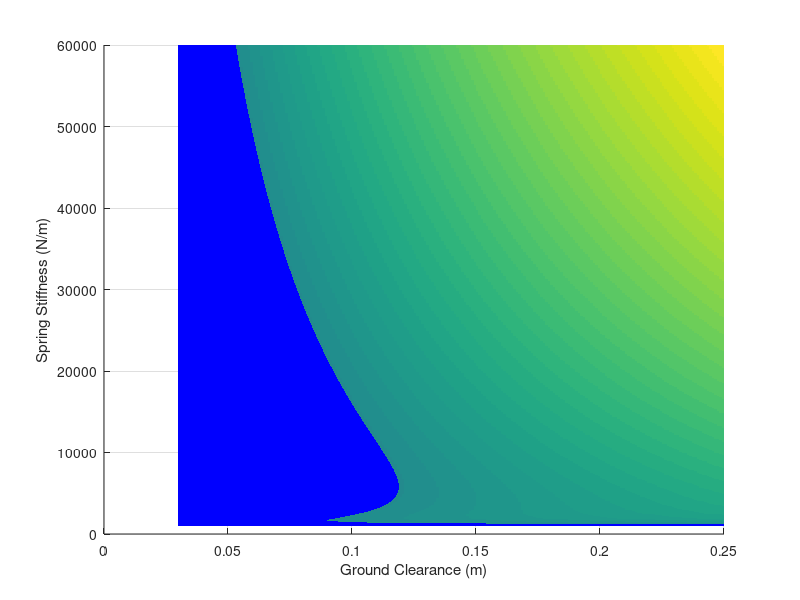

The MATLAB script that drew this image: (Note: this script raises an error after producing the figure.)
%% Compute relationship between virtual spring constant, system energy, and max motor torques

% system params
max_allowed_torque = 650;
m = 60;
%m_counter = 24.05;
g_real = 9.803;
g = g_real;%(m-m_counter)/m*g_real;
d = 0.1;
l0_leg = 0.927; % leg length for computing l0_virtual
phi0 = 130*pi/180;
l0_virtual = 1.01;%sqrt(d^2+l0_leg^2-2*d*l0_leg*cos(phi0));

% search space
k_virtual = 1000:100:60000;
delta_y = 0.03:0.001:0.25;
motor_torque = zeros(length(k_virtual),length(delta_y));
spring_deflection = zeros(length(k_virtual),length(delta_y));
% compute max motor torques
for i=1:length(delta_y)
    % Spring at max compression when all of potential is elastic energy
    a = 0.5.*k_virtual;
    b = -m*g;
    c = -m*g*delta_y(i);
    delta_l_virtual = (-b + sqrt(b^2 - 4.*a*c))./(2*a);
    spring_deflection(:,i) = delta_l_virtual;
    F_l = k_virtual .* delta_l_virtual; 

    % compute leg geometry
    l_leg = (l0_virtual - d) - delta_l_virtual; % assume torso is level, leg at 180 degrees
    splay = 2*acos(l_leg);
    w = sin(splay/2);
    motor_torque(:,i) = (F_l .* w)/2;
end

% plot relationship
figure(100)
clf;
hold on;
surf(delta_y, k_virtual, motor_torque,'EdgeColor','none','LineStyle','none','FaceLighting','phong')
xlabel('Ground Clearance (m)');
ylabel('Spring Stiffness (N/m)');
zlabel('Peak Motor Torque (Nm)');
% plot plane of max allowed torque
patch([min(delta_y) max(delta_y) max(delta_y) min(delta_y)]',[min(k_virtual) min(k_virtual)  max(k_virtual) max(k_virtual)]',max_allowed_torque*ones(4,1),'b','EdgeColor','none','LineStyle','none');
grid on;
alpha(0.3);
hold off;
% plot contour at max allowed torque
figure(101);
contours = max_allowed_torque*[0.75 0.8 0.85 0.9 0.95 1.00];
contour(delta_y, k_virtual, motor_torque);%, contours);
%title(sprintf('Spring stiffness and compression at max torque = %f',max_allowed_torque));
xlabel('Ground Clearance (m)');
ylabel('Spring Stiffness (kN/m)');

figure(102);
contour(delta_y, k_virtual, spring_deflection);
xlabel('Ground Clearance (m)');
ylabel('Spring Stiffness (kN/m)');

%% Peak torque as a function
syms m g k y l0 real
tau_m = 0.5*(m*g + (m^2*g^2 + 2*k*m*g*y)^0.5)*sin(acos(l0 - (m*g + (m^2*g^2 + 2*k*m*g*y)^0.5)/k));
% solve for y (????)
% maximize

